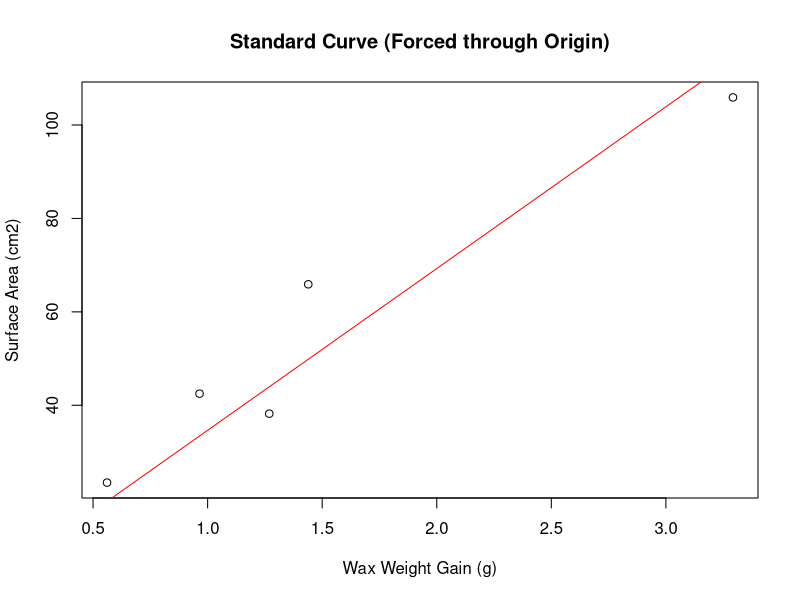
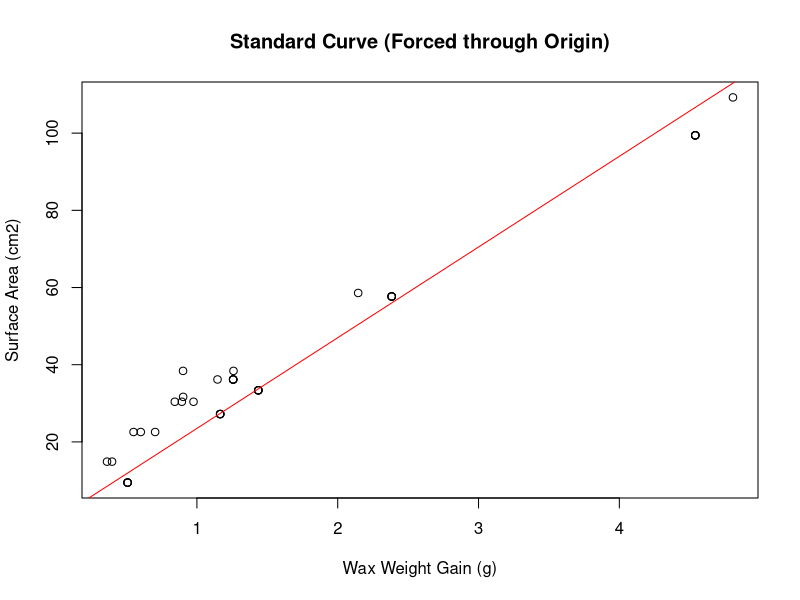

Generate these figures, in order, with R:
## ---- chunk 1
knitr::opts_chunk$set(echo = TRUE)

library(tidyverse)
## ---- chunk 2
wax_data <- read.csv("../data/Surface_Area/Wax_weights_TPC2025.csv")
wax_data <- wax_data %>%
  mutate(delta.mass.g = weight2.g - weight1.g)
## ---- chunk 3
wax_data_std <- wax_data %>%
  filter(Sample == "Standard") %>%
  mutate(radius = Diameter/2,
         surface.area.cm2 = (pi * Diameter * Height) + (pi * radius^2))
## ---- chunk 4
std.curve <- lm(surface.area.cm2 ~ delta.mass.g + 0, data = wax_data_std)
std.curve$coefficients
summary(std.curve)$r.squared
plot(surface.area.cm2 ~ delta.mass.g, data = wax_data_std, 
     main="Standard Curve (Forced through Origin)", 
     xlab="Wax Weight Gain (g)", ylab="Surface Area (cm2)")
abline(std.curve, col="red")
## ---- chunk 5
wax_data_samp <- wax_data %>%
  filter(Sample == "Coral") %>%
  #mutate(surface.area.cm2 = std.curve$coefficients[2] * delta.mass.g + std.curve$coefficients[1]) %>%
  mutate(surface.area.cm2 = predict(std.curve, newdata = .)) # predict automatically uses the slope from std curve
## ---- chunk 6
range(wax_data_samp$surface.area.cm2, na.rm = T)
range(wax_data_std$surface.area.cm2)

mean(wax_data_samp$surface.area.cm2, na.rm = T)
## ---- chunk 7
wax_data_samp <- wax_data_samp %>%
  dplyr::select(Colony_ID, weight1.g, weight2.g, delta.mass.g, surface.area.cm2)
## ---- chunk 8
write.csv(wax_data_samp, "../data/Surface_Area/Surface_Area_wax_TPC2025.csv")
## ---- chunk 9
wax_data <- read.csv("../data/Surface_Area/wax_surface_area.csv")
wax_data <- wax_data %>%
  mutate(delta.mass.g = With_wax_weight_g - Without_wax_weight_g)
## ---- chunk 10
wax_data_std <- wax_data %>%
  #group_by(Timepoint) %>%
  filter(Sample == "Standard") %>%
  mutate(radius = Diameter/2,
         surface.area.cm2 = (pi * Diameter * Height) + (pi * radius^2))
## ---- chunk 11
std.curve <- lm(surface.area.cm2 ~ delta.mass.g + 0, data = wax_data_std)
std.curve$coefficients
summary(std.curve)$r.squared
plot(surface.area.cm2 ~ delta.mass.g, data = wax_data_std, 
     main="Standard Curve (Forced through Origin)", 
     xlab="Wax Weight Gain (g)", ylab="Surface Area (cm2)")
abline(std.curve, col="red")
## ---- chunk 12
wax_data_samp <- wax_data %>%
  filter(Sample == "Coral") %>%
  #mutate(surface.area.cm2 = std.curve$coefficients[2] * delta.mass.g + std.curve$coefficients[1]) %>%
  mutate(surface.area.cm2 = predict(std.curve, newdata = .)) # predict automatically uses the slope from std curve
## ---- chunk 13
range(wax_data_samp$surface.area.cm2, na.rm = T)
range(wax_data_std$surface.area.cm2)

mean(wax_data_samp$surface.area.cm2, na.rm = T)
## ---- chunk 14
wax_data_samp <- wax_data_samp %>%
  dplyr::select(ColonyID, Species, Phenotype, Timepoint, Without_wax_weight_g, With_wax_weight_g, delta.mass.g, surface.area.cm2)
## ---- chunk 15
write.csv(wax_data_samp, "../data/Surface_Area/Surface_Area_wax_seasonal.csv")
